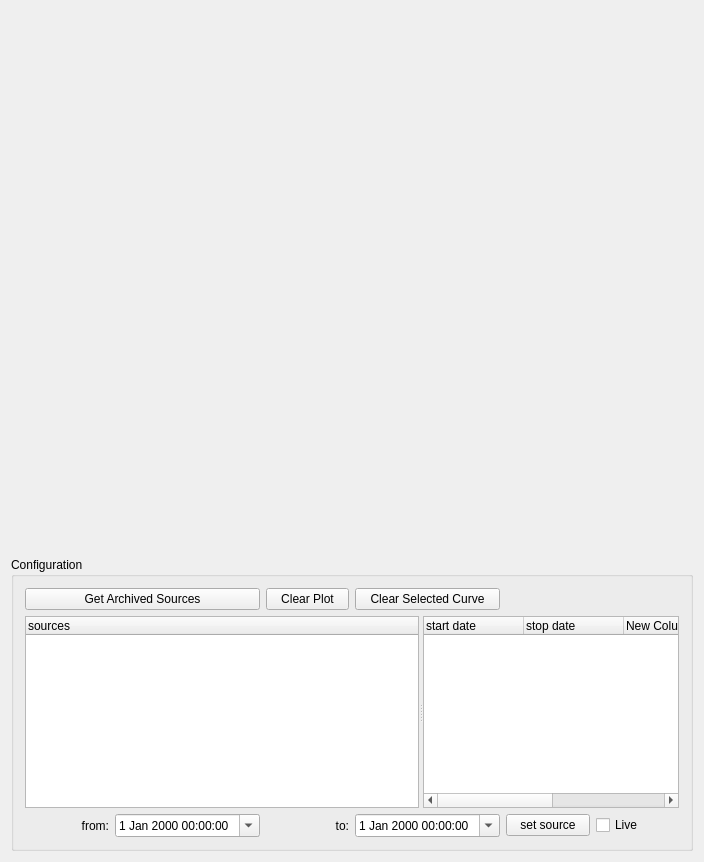
<?xml version="1.0" encoding="UTF-8"?>
<ui version="4.0">
 <class>HdbTest</class>
 <widget class="QWidget" name="HdbTest">
  <property name="geometry">
   <rect>
    <x>0</x>
    <y>0</y>
    <width>704</width>
    <height>862</height>
   </rect>
  </property>
  <property name="windowTitle">
   <string>HdbTest</string>
  </property>
  <layout class="QVBoxLayout" name="verticalLayout">
   <item>
    <widget class="TPlotLightMarker" name="plot">
     <property name="sizePolicy">
      <sizepolicy hsizetype="MinimumExpanding" vsizetype="MinimumExpanding">
       <horstretch>0</horstretch>
       <verstretch>1</verstretch>
      </sizepolicy>
     </property>
    </widget>
   </item>
   <item>
    <widget class="QGroupBox" name="groupBox">
     <property name="title">
      <string>Configuration</string>
     </property>
     <layout class="QGridLayout" name="gridLayout">
      <item row="0" column="0" colspan="2">
       <widget class="QPushButton" name="pbGetSources">
        <property name="text">
         <string>Get Archived Sources</string>
        </property>
       </widget>
      </item>
      <item row="0" column="2">
       <widget class="QPushButton" name="pbClearPlot">
        <property name="text">
         <string>Clear Plot</string>
        </property>
       </widget>
      </item>
      <item row="1" column="0" colspan="6">
       <widget class="QSplitter" name="splitter">
        <property name="orientation">
         <enum>Qt::Horizontal</enum>
        </property>
        <widget class="QTreeWidget" name="twArchived">
         <property name="sizePolicy">
          <sizepolicy hsizetype="Expanding" vsizetype="Expanding">
           <horstretch>5</horstretch>
           <verstretch>2</verstretch>
          </sizepolicy>
         </property>
         <property name="selectionMode">
          <enum>QAbstractItemView::ExtendedSelection</enum>
         </property>
         <property name="rootIsDecorated">
          <bool>false</bool>
         </property>
         <column>
          <property name="text">
           <string>sources</string>
          </property>
         </column>
        </widget>
        <widget class="QTreeWidget" name="twIntervals">
         <property name="selectionMode">
          <enum>QAbstractItemView::ExtendedSelection</enum>
         </property>
         <column>
          <property name="text">
           <string>start date</string>
          </property>
         </column>
         <column>
          <property name="text">
           <string>stop date</string>
          </property>
         </column>
         <column>
          <property name="text">
           <string>New Column</string>
          </property>
         </column>
         <column>
          <property name="text">
           <string>archiver</string>
          </property>
         </column>
         <column>
          <property name="text">
           <string>per per mod</string>
          </property>
         </column>
        </widget>
       </widget>
      </item>
      <item row="2" column="0">
       <widget class="QLabel" name="label">
        <property name="text">
         <string>from:</string>
        </property>
        <property name="alignment">
         <set>Qt::AlignRight|Qt::AlignTrailing|Qt::AlignVCenter</set>
        </property>
       </widget>
      </item>
      <item row="2" column="1">
       <widget class="QDateTimeEdit" name="dteStart">
        <property name="calendarPopup">
         <bool>true</bool>
        </property>
       </widget>
      </item>
      <item row="2" column="2">
       <widget class="QLabel" name="label_3">
        <property name="text">
         <string>to:</string>
        </property>
        <property name="alignment">
         <set>Qt::AlignRight|Qt::AlignTrailing|Qt::AlignVCenter</set>
        </property>
       </widget>
      </item>
      <item row="2" column="3">
       <widget class="QDateTimeEdit" name="dteStop">
        <property name="calendarPopup">
         <bool>true</bool>
        </property>
       </widget>
      </item>
      <item row="0" column="3">
       <widget class="QPushButton" name="pbClearCurve">
        <property name="text">
         <string>Clear Selected Curve</string>
        </property>
       </widget>
      </item>
      <item row="2" column="4">
       <widget class="QPushButton" name="pbSetSource">
        <property name="text">
         <string>set source</string>
        </property>
       </widget>
      </item>
      <item row="2" column="5">
       <widget class="QCheckBox" name="cbLive">
        <property name="text">
         <string>Live</string>
        </property>
       </widget>
      </item>
     </layout>
    </widget>
   </item>
  </layout>
 </widget>
 <layoutdefault spacing="6" margin="11"/>
 <customwidgets>
  <customwidget>
   <class>QwtPlot</class>
   <extends>QFrame</extends>
   <header>qwt_plot.h</header>
  </customwidget>
  <customwidget>
   <class>TPlotLightMarker</class>
   <extends>EPlotLightMarker</extends>
   <header>TPlotLightMarker</header>
  </customwidget>
  <customwidget>
   <class>EPlotLight</class>
   <extends>QwtPlot</extends>
   <header>EPlotLight</header>
  </customwidget>
  <customwidget>
   <class>EPlotLightMarker</class>
   <extends>EPlotLight</extends>
   <header>EPlotLightMarker</header>
  </customwidget>
 </customwidgets>
 <resources/>
 <connections/>
</ui>
